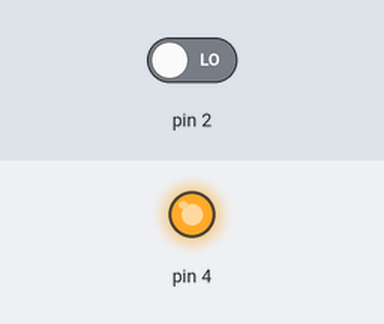
Recording of a sketch running on a simulated Arduino Uno, built with avr-gcc and run on an emulated ATmega328P. On the bench: output pins drawn as LEDs (lit = HIGH). Inputs (shaded band) come from the test bench; at power-on: pin 2 LOW. Pins used as bus, display or sensor lines are not drawn; what the sketch prints to the serial monitor is not drawn.

Above: at 0.05 s.
Timing chart, 0 to 3.0 s (numbered marks = the images above):
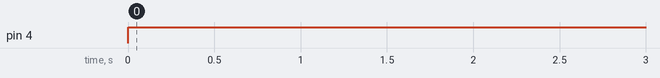

Measured:
- by itself, pin 4: LOW → HIGH at 0.00 s

The sketch:

Illya666.ino
```cpp
#define d6 6
#define d7 7
long duration,cm;
void setup() {
pinMode(d6,OUTPUT);
pinMode(2,INPUT);
pinMode(7,OUTPUT);
pinMode(4,OUTPUT);
Serial.begin(9600);
}

void loop() {
analogWrite(d6,cm);
digitalWrite(4,HIGH);
delayMicroseconds(10);
duration = pulseIn(2,HIGH);
cm=duration/29/2;
Serial.print(cm);
Serial.print("cm");
Serial.println();
delay(1000);
digitalWrite(4,LOW);
delayMicroseconds(2);
if(cm>100){digitalWrite(d7,LOW);}
if(cm<100){digitalWrite(d7,HIGH);}
}
```
